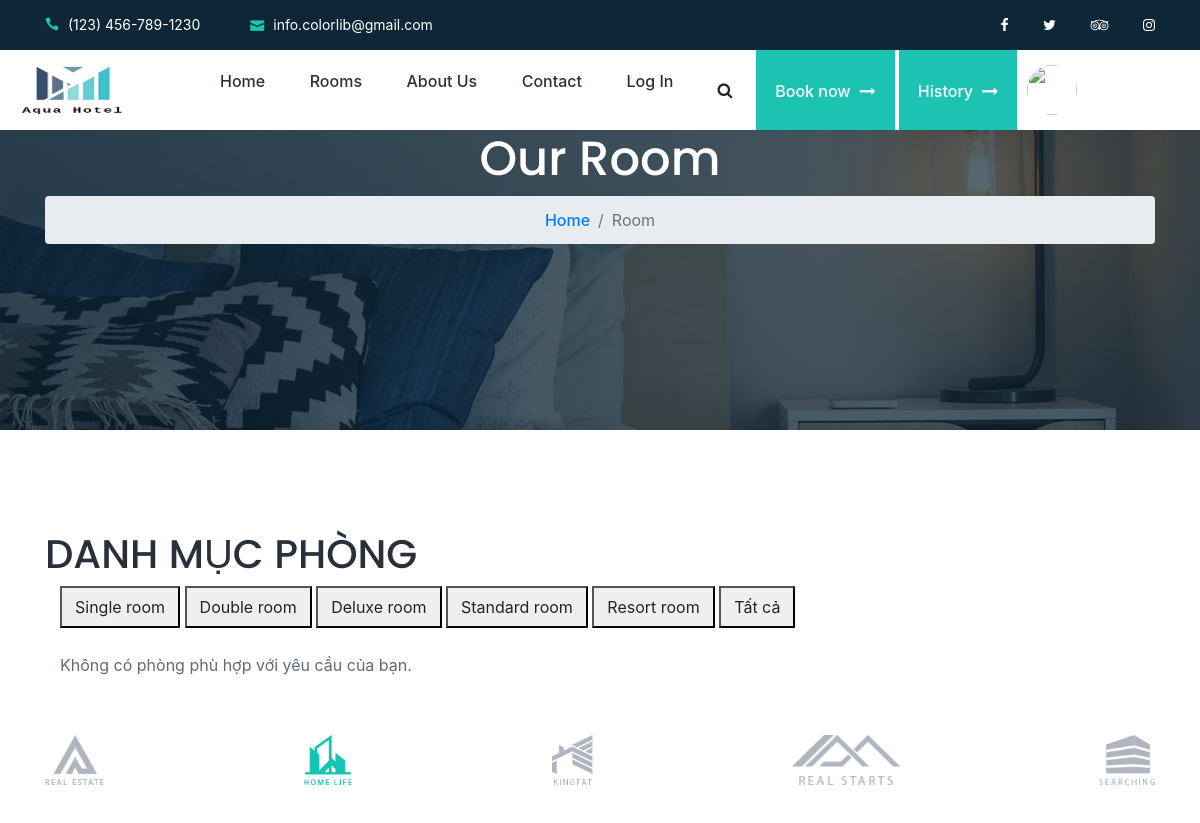
Page /room.php?category_id=1 (upper part) on the earlier database version.
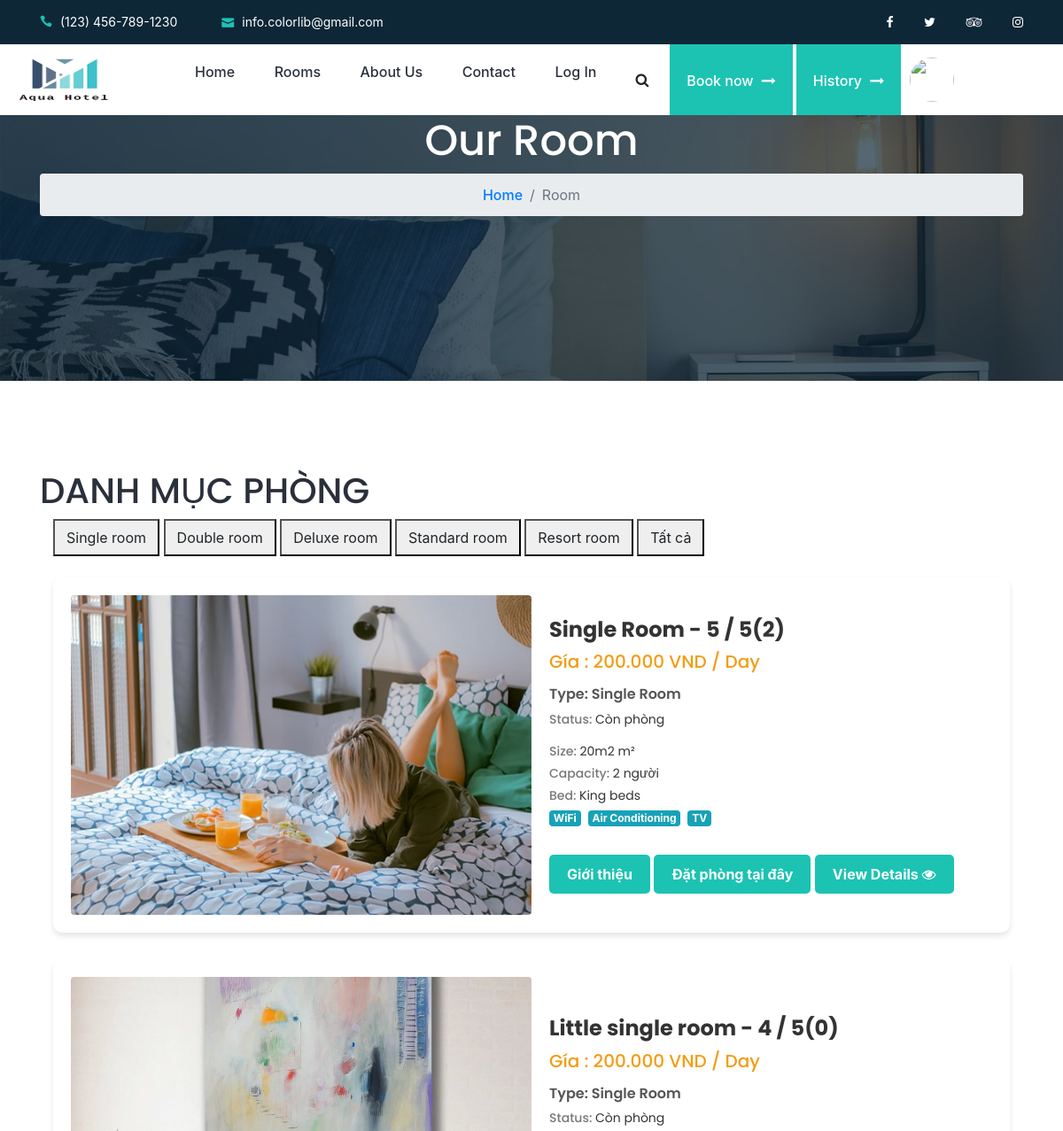
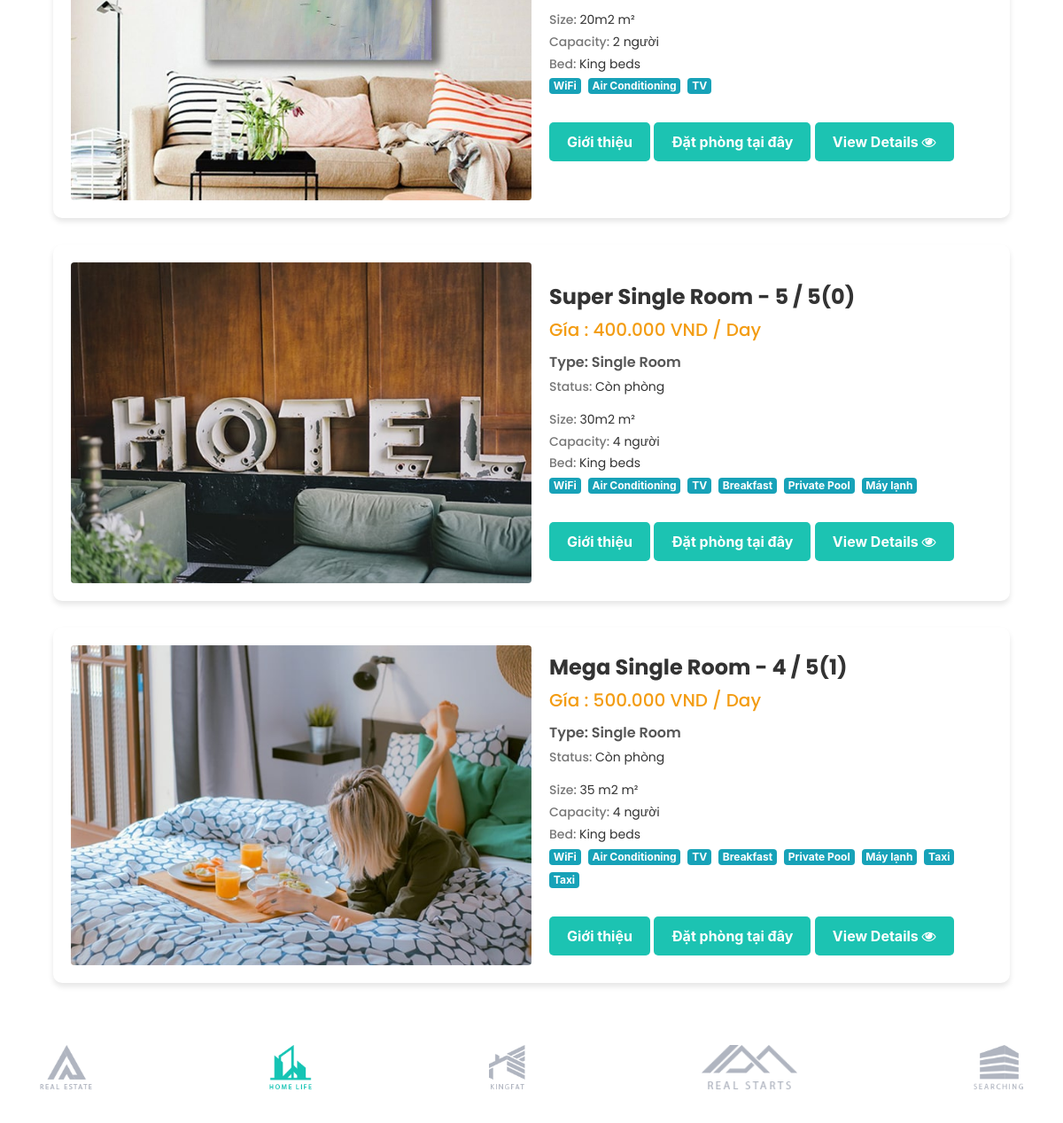
Same page on the later database version (2 pictures, top to bottom).
### tables this page shows
CREATE TABLE `room` (
  `room_id` int(11) NOT NULL,
  `room_name` varchar(100) NOT NULL,
  `room_price` decimal(10,3) NOT NULL,
  `room_size` varchar(50) DEFAULT NULL,
  `room_capacity` int(11) DEFAULT NULL,
  `room_services` longtext DEFAULT NULL CHECK (json_valid(`room_services`)),
  `room_status` varchar(50) NOT NULL DEFAULT 'Còn phòng',
  `category_id` int(11) DEFAULT NULL,
  `status_id` int(11) DEFAULT NULL,
  `number_room` int(11) DEFAULT NULL,
  `check_in` date DEFAULT NULL,
  `check_out` date DEFAULT NULL,
  `status_name` enum('Chờ xác nhận','Đã check in','Đã check out','Hoàn thành') NOT NULL DEFAULT 'Chờ xác nhận'
);

CREATE TABLE `category` (
  `category_id` int(11) NOT NULL,
  `name` varchar(255) NOT NULL,
  `description` varchar(255) DEFAULT NULL,
  `type` int(11) DEFAULT NULL
);

CREATE TABLE `service` (
  `id` int(11) NOT NULL,
  `servicename` varchar(100) NOT NULL,
  `iconservice` text DEFAULT NULL,
  `description` text DEFAULT NULL
);

### room.php (the view, shortened to what the changed rows need)
<?php
$conn = mysqli_connect("localhost", "root", "", "hotel");
$chon_phong = "";
if (isset($_GET['category_id']) && $_GET['category_id'] != "") {
    $chon_phong = " WHERE room.category_id = " . mysqli_real_escape_string($conn, $_GET['category_id']);
}
$sql = 'SELECT room.*, category.*
        FROM room
        INNER JOIN category
        ON room.category_id = category.category_id' . $chon_phong;
$result = mysqli_query($conn, $sql);
function getAverageRating($conn, $room_id) {
    $sql = "SELECT AVG(rating) AS avg_rating FROM danh_gia WHERE room_id = " . (int)$room_id;
    $result = mysqli_query($conn, $sql);
    $row = mysqli_fetch_assoc($result);
    $avg_rating = isset($row['avg_rating']) ? $row['avg_rating'] : 0;
    return is_numeric($avg_rating) ? round($avg_rating, 1) : 0;
}
function getBookingCount($conn, $room_id) {
    $sql = "SELECT COUNT(*) AS booking_count FROM thanh_toan WHERE room_id = " . (int)$room_id;
    $result = mysqli_query($conn, $sql);
    $row = mysqli_fetch_assoc($result);
    return isset($row['booking_count']) ? $row['booking_count'] : 0;
}
?>
<!DOCTYPE html>
<html lang="en">
<head>
    <link rel="stylesheet" href="style.css">
    <link rel="stylesheet" href="room.css">
    <link href="https://cdn.jsdelivr.net/npm/bootstrap@4.5.2/dist/css/bootstrap.min.css" rel="stylesheet">
</head>
<body>
    <?php
    if (isset($_SESSION['type']) && $_SESSION['type'] == 0) {
        include "header_admin.php";
    } else {
        include "header.php";
    }
    ?>
    <div class="breadcrumb-area bg-img bg-overlay" style="background: url(img/bg-img/16.jpg);">
        <div class="container h-100">
            <div class="breadcrumb-connect text-center">
                <h2 class="page-title">Our Room</h2>
            </div>
        </div>
    </div>
    <div class="roberto-rooms-area section-padding-100-0">
        <div class="container">
            <h1>DANH MỤC PHÒNG</h1>
            <div class="col-12">
                <?php
                if (mysqli_num_rows($result) > 0) {
                    while ($row = mysqli_fetch_assoc($result)) {
                        $room_class = strtolower(str_replace(' ', '-', $row['room_name']));
                        $avg_rating = getAverageRating($conn, $row['room_id']);
                        $room_status = $row['room_status'];
                        $booking_count = getBookingCount($conn, $row['room_id']);
                        $status_message = ($room_status == 'Còn phòng') ? 'Còn phòng' : 'Hết phòng';
                        echo '<div class="room-connect ' . $room_class . ' single-room-area d-flex align-items-center mb-50 visible">
                                <div class="room-thumbnail">
                                    <img src="rooms/' . $row["room_id"] . '.jpg" alt="Room Image">
                                </div>
                                <div class="room-details">
                                    <h2>' . $row["room_name"] . " - " . $avg_rating . " / 5" . '(' . $booking_count . ')</h2>
                                    <h4>Gía : ' . $row["room_price"] . ' VND <span>/ Day</span></h4>
                                    <h5>Type: <span>' . $row["name"] . '</span></h5>
                                    <h6>Status: <span>' . $status_message . '</span></h6>
                                    <div class="room-feature" style="margin-top: 20px;">
                                        <h6>Size: <span>' . $row["room_size"] . ' m²</span></h6>
                                        <h6>Capacity: <span>' . $row["room_capacity"] . ' người</span></h6>
                                        <h6>Bed: <span>King beds</span></h6>
                                        <div class="d-flex flex-wrap mb-4">';
                        $room_services = json_decode($row['room_services'], true);
                        foreach ($room_services as $service_id) {
                            $service_sql = "SELECT * FROM service WHERE id = $service_id";
                            $service_result = mysqli_query($conn, $service_sql);
                            if (mysqli_num_rows($service_result) > 0) {
                                $service_row = mysqli_fetch_assoc($service_result);
                                echo '<span class="badge badge-info mr-2 mb-2">' . $service_row["servicename"] . '</span>';
                            }
                        }
                        echo '</div>
                                        <a href="gioithieu.php" class="view-detail-btn">Giới thiệu</a>
                                        <a href="#" class="view-detail-btn" onclick="checkRoomStatus(' . $row['room_id'] . ', \'' . $room_status . '\')">Đặt phòng tại đây</a>
                                        <a href="room_detail.php?roomid=' . $row['room_id']. '" class="view-detail-btn">
                                            View Details <i class="fa fa-eye" aria-hidden="true"></i>
                                        </a>
                                    </div>
                                </div>
                            </div>';
                    }
                } else {
                    echo "<p>Không có phòng phù hợp với yêu cầu của bạn.</p>";
                }
                ?>
            </div>
        </div>
    </div>
    <?php include 'footer.php'; ?>
</body>
</html>

Differences in the rows shown:
now on this page (row edited): room: room_name "Single Room", avg_rating "5", booking_count "2", room_price "200.000", category.name "Single Room", room_status "Còn phòng", room_size "20m2", room_capacity "2"
added service: servicename "WiFi"
added service: servicename "Air Conditioning"
added service: servicename "TV"
now on this page (row edited): room: shows a picture, room_name "Little single room", avg_rating "4", booking_count "0", room_price "200.000", category.name "Single Room", room_status "Còn phòng", room_size "20m2", room_capacity "2"
added room: shows a picture, room_name "Super Single Room", avg_rating "5", booking_count "0", room_price "400.000", category.name "Single Room", room_status "Còn phòng", room_size "30m2", room_capacity "4"
added service: servicename "Breakfast"
added service: servicename "Private Pool"
added service: servicename "Máy lạnh"
added room: room_name "Mega Single Room", room_id "4", booking_count "1", room_price "500.000", category.name "Single Room", room_status "Còn phòng", room_size "35 m2", room_capacity "4"
added service: servicename "Taxi", shown under "Mega Single Room"
Other differences:
text no longer shown: "Không có phòng phù hợp với yêu cầu của bạn."
